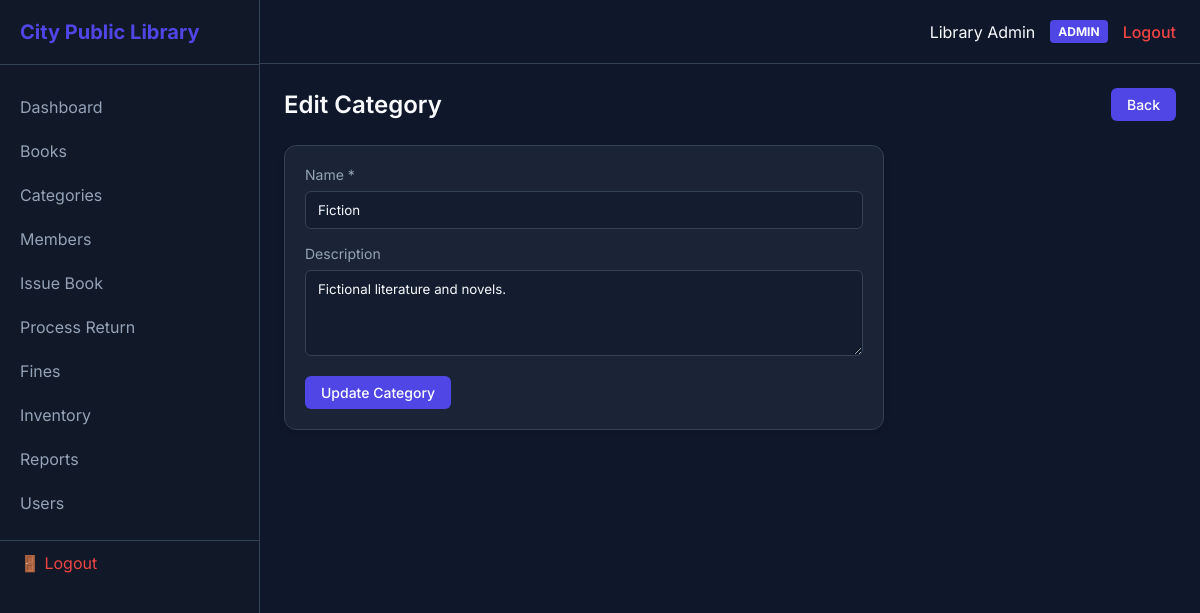
Page /admin/categories/edit.php?id=1 (signed in) on the committed database.
### tables this page shows
CREATE TABLE `system_settings` (
  `id` int(11) NOT NULL AUTO_INCREMENT,
  `setting_key` varchar(100) NOT NULL,
  `setting_value` text DEFAULT NULL,
  `updated_at` timestamp NOT NULL DEFAULT current_timestamp() ON UPDATE current_timestamp(),
  PRIMARY KEY (`id`),
  UNIQUE KEY `setting_key` (`setting_key`)
);

CREATE TABLE `categories` (
  `id` int(11) NOT NULL AUTO_INCREMENT,
  `name` varchar(100) NOT NULL,
  `description` text DEFAULT NULL,
  `created_at` timestamp NOT NULL DEFAULT current_timestamp(),
  PRIMARY KEY (`id`),
  UNIQUE KEY `name` (`name`)
);

### config/db.php (called while the page is built, shortened)
<?php
function getSiteName(PDO $pdo): string {
    static $name = null;
    if ($name === null) {
        try {
            $stmt = $pdo->prepare("SELECT setting_value FROM system_settings WHERE setting_key='library_name' LIMIT 1");
            $stmt->execute();
            $name = $stmt->fetchColumn() ?: 'City Public Library';
        } catch (Exception $e) {
            $name = 'City Public Library';
        }
    }
    return $name;
}

### admin/categories/edit.php (the view, shortened to what this page needs)
<?php
require_once '../../config/db.php';
require_once '../../includes/functions.php';
?>
<!DOCTYPE html>
<html lang="en">
<head>
</head>
<body>
    <div class="sidebar">
        <div class="sidebar-header"><?= getSiteName($pdo) ?></div>
        <div class="sidebar-nav">
            <a href="../dashboard.php" class="sidebar-link">Dashboard</a>
            <a href="../books/index.php" class="sidebar-link">Books</a>
            <a href="../categories/index.php" class="sidebar-link">Categories</a>
            <a href="../members/index.php" class="sidebar-link">Members</a>
            <a href="../issue/index.php" class="sidebar-link">Issue Book</a>
            <a href="../returns/index.php" class="sidebar-link">Process Return</a>
            <a href="../fines/index.php" class="sidebar-link">Fines</a>
            <a href="../inventory/index.php" class="sidebar-link">Inventory</a>
            <a href="../reports/index.php" class="sidebar-link">Reports</a>
            <a href="../users/index.php" class="sidebar-link">Users</a>
                    <a href="../../logout.php" class="sidebar-link" style="color: #ef4444; margin-top: 15px; border-top: 1px solid var(--border);"><i class="fas fa-sign-out-alt"></i> 🚪 Logout</a>
        </div>
    </div>
    <div class="main-wrapper">
        <div class="topbar">
            <div class="topbar-right">
                <span><?= htmlspecialchars($_SESSION["full_name"] ?? "Admin User") ?></span>
                <span class="role-badge"><?= htmlspecialchars($_SESSION["role"] ?? "Admin") ?></span>
                <a href="../../logout.php" class="btn-logout">Logout</a>
            </div>
        </div>
        <div class="content">
            <div class="page-header"><h1 class="page-title">Edit Category</h1><a href="index.php" class="btn btn-primary">Back</a></div>
            <?php
            $id = $_GET['id'] ?? 0;
            $cat = ['name'=>'', 'description'=>''];
            try { $stmt = $pdo->prepare("SELECT * FROM categories WHERE id=?"); $stmt->execute([$id]); $c = $stmt->fetch(); if($c) $cat = $c; } catch(Exception $e) {}
            ?>
            <div class="card" style="max-width: 600px;">
                <form method="POST">
                    <div class="form-group"><label>Name *</label><input type="text" name="name" class="form-control" required value="<?=htmlspecialchars($cat['name'])?>"></div>
                    <div class="form-group"><label>Description</label><textarea name="description" class="form-control" rows="4"><?=htmlspecialchars($cat['description']??'')?></textarea></div>
                    <button type="submit" class="btn btn-primary">Update Category</button>
                </form>
            </div>
        </div>
    </div>
</body>
</html>

### admin/categories/edit.php (style rules this page uses)
:root { --bg: #0f172a; --sidebar: #111827; --card-bg: rgba(30, 41, 59, 0.8); --primary: #4f46e5; --primary-hover: #4338ca; --accent: #f59e0b; --success: #10b981; --danger: #ef4444; --text-main: #f8fafc; --text-muted: #94a3b8; --border: #334155; }
* { margin: 0; padding: 0; box-sizing: border-box; font-family: 'Inter', sans-serif; }
body { background-color: var(--bg); color: var(--text-main); display: flex; height: 100vh; overflow: hidden; }
.sidebar { width: 260px; background-color: var(--sidebar); height: 100vh; display: flex; flex-direction: column; border-right: 1px solid var(--border); }
.sidebar-header { padding: 20px; font-size: 1.25rem; font-weight: bold; color: var(--primary); border-bottom: 1px solid var(--border); }
.sidebar-nav { padding: 20px 0; flex-grow: 1; overflow-y: auto; }
.sidebar-link { display: block; padding: 12px 20px; color: var(--text-muted); text-decoration: none; transition: 0.3s; }
.main-wrapper { flex-grow: 1; display: flex; flex-direction: column; height: 100vh; overflow: hidden; }
.topbar { height: 64px; background-color: var(--bg); border-bottom: 1px solid var(--border); display: flex; justify-content: space-between; align-items: center; padding: 0 24px; }
.topbar-right { display: flex; align-items: center; gap: 15px; }
.role-badge { background: var(--primary); padding: 4px 8px; border-radius: 4px; font-size: 0.75rem; font-weight: bold; text-transform: uppercase; }
.btn-logout { color: var(--danger); text-decoration: none; font-weight: 500; }
.content { flex-grow: 1; padding: 24px; overflow-y: auto; }
.page-header { display: flex; justify-content: space-between; align-items: center; margin-bottom: 24px; }
.page-title { font-size: 1.5rem; font-weight: 600; }
.card { background: var(--card-bg); border: 1px solid var(--border); border-radius: 12px; padding: 20px; backdrop-filter: blur(10px); margin-bottom: 24px; box-shadow: 0 4px 6px rgba(0,0,0,0.1); }
.btn { display: inline-block; padding: 8px 16px; border-radius: 6px; text-decoration: none; font-weight: 500; cursor: pointer; border: none; font-size: 0.875rem; transition: 0.2s; }
.btn-primary { background-color: var(--primary); color: white; }
.form-group { margin-bottom: 16px; }
.form-group label { display: block; margin-bottom: 8px; color: var(--text-muted); font-size: 0.875rem; }
.form-control { width: 100%; padding: 10px 12px; background: rgba(15, 23, 42, 0.5); border: 1px solid var(--border); border-radius: 6px; color: var(--text-main); transition: 0.3s; }

### rows in the picture
system_settings: setting_value "City Public Library"
categories: name "Fiction", description "Fictional literature and novels."

### other values in the picture
$_SESSION["full_name"] "Library Admin"
$_SESSION["role"] "ADMIN"
